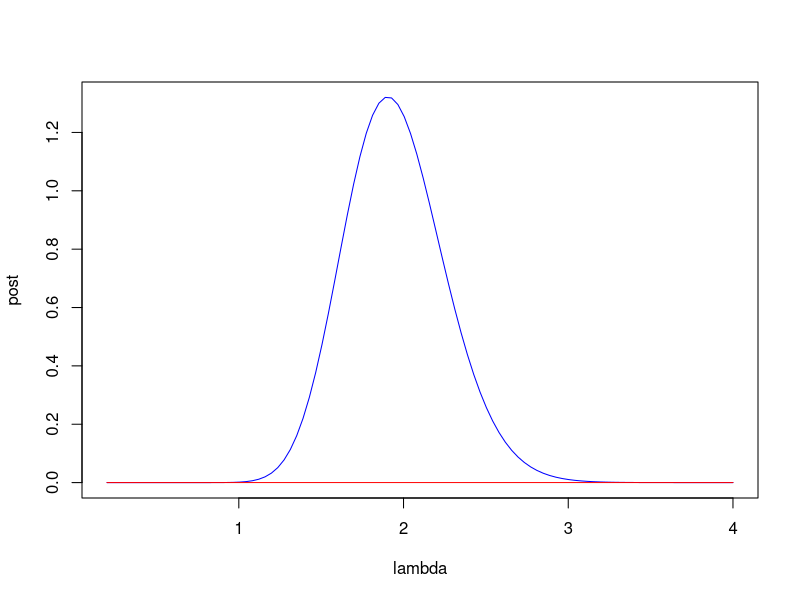
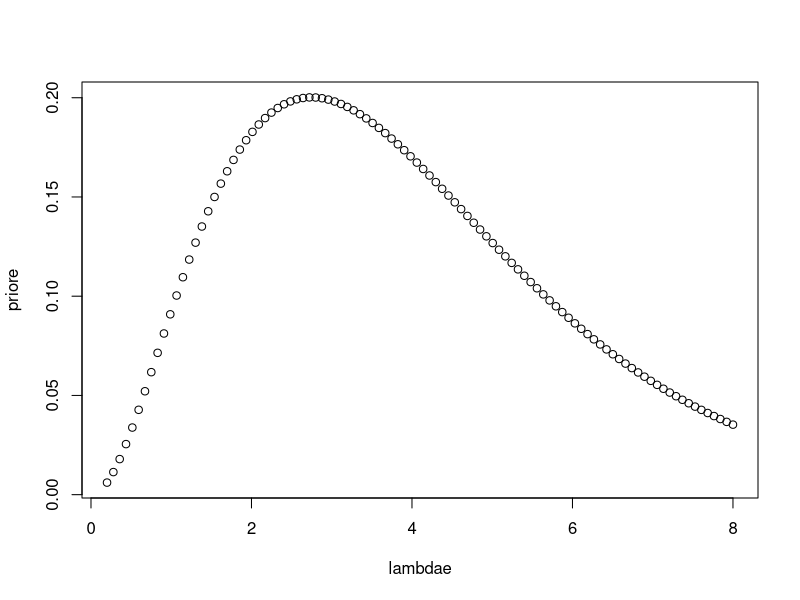

These charts were generated, in order, by the following R code:

x<-c(12, 2, 6, 2, 19, 5, 34, 4, 1, 4, 8, 7, 1, 21, 6, 11, 8, 28, 6, 4, 5, 1, 18, 9, 5, 1, 21, 1, 1, 5, 3, 14, 5, 3, 4, 5, 1, 3, 16, 2)
xcs <- cumsum(x)
freq15 <- ceiling(xcs/15)
xi <- tabulate(freq15)        # arrivals per 15s chunk
obs <- table(xi)              # number of 15s chunks with 0,1,2,3,4 arrivals


lambda = seq(from=.2, to=4, length=100)
a = 1
b = 9999
as = a+sum(xi)
bs=1/((1/b)+length(xi)) ## n = length(xi)

prior = dgamma(lambda, shape = a, scale = b)
post = dgamma(lambda, shape = as, scale = bs)

plot(lambda,post,col="blue",type="l")
lines(lambda,prior,col="red")

mean = as*bs
sd = sqrt(as*bs*bs)
mode = (as-1)*bs
median = qgamma(.5,shape=as,scale=bs)

int95 = c(qgamma(.025,shape=as,scale=bs),qgamma(.975,shape=as,scale=bs))

lambdae = seq(from=.2,to=8,length=100)        # setting lambda range from .2 to 8 to include the upper .05 quantile of 7cars/15sec
ne=.75 #bins                                  # this bin size doesnt really make sense;just trying to find reasonable parameters
ase=a+(2.75*ne)
bse=1/((1/b)+ne)


priore = dgamma(lambdae,shape=ase,scale=bse)
plot(lambdae,priore)

qgamma(.1,shape=ase,scale=bse)    # lower 5% = 1.520477
qgamma(.9,shape=ase,scale=bse)    # upper 5% = 7.211008
qgamma(.5,shape=ase,scale=bse)    # median = 3.648038
ase*bse                           # mean = 4.082789
ase                               # alpha* = 3.0625
bse                               # beta* = 1.333156
